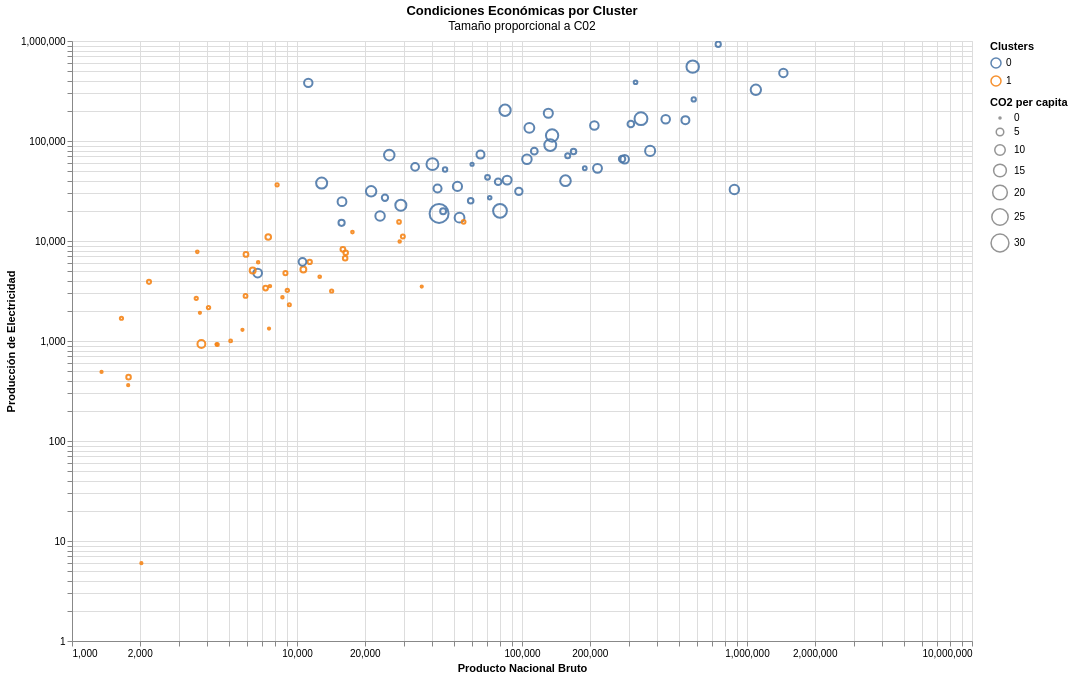

Here is the notebook cell this chart was saved with:
### Code cell
# Economics Graph

#Search_Box
search_box = alt.param(
    value='',
    bind=alt.binding(input='search', placeholder="Pais", name='Buscar ')
)
search_matches = alt.expr.test(alt.expr.regexp(search_box, "i"), alt.datum.Pais)
opacity = (
    alt.when(search_matches)
    .then(alt.value(0.9))
    .otherwise(alt.value(0.2))
)
alt.Chart(df).mark_point().encode(
    x=alt.X('PNB:Q', title='Producto Nacional Bruto',scale=alt.Scale(type='log', base=10)),
    y=alt.Y('Luz:Q', title='Producción de Electricidad',scale=alt.Scale(type='log', base=10)),
    size=alt.Size('Energia:Q', title="Energía per capita"),
    color=alt.Color('Kmeans:N', legend=alt.Legend(title="Clusters")),
    opacity=opacity,
    tooltip=['Pais','PNB', 'Luz', 'Telefonia']
).properties(
    width=900,
    height=600,
    title={
      "text": 'Condiciones Económicas por Cluster',
      "subtitle": 'Tamaño proporcional a Consumo de Energía'
    }
).add_params(
    search_box
).interactive()

### Figure 1 — Vega-Lite specification as saved in the notebook (floating-point values rounded to 4 significant figures)
{"config": {"view": {"continuousWidth": 300, "continuousHeight": 300}}, "data": {"name": "data-1e58763c500c074703f418222a921d65"}, "mark": {"type": "point"}, "encoding": {"color": {"field": "Kmeans", "legend": {"title": "Clusters"}, "type": "nominal"}, "opacity": {"condition": [{"test": "test(regexp(param_20,'i'),datum.Pais)", "value": 0.9}], "value": 0.2}, "size": {"field": "CO2", "title": "CO2 per capita", "type": "quantitative"}, "tooltip": [{"field": "Pais", "type": "nominal"}, {"field": "PNB", "type": "quantitative"}, {"field": "Luz", "type": "quantitative"}, {"field": "Telefonia", "type": "quantitative"}], "x": {"field": "PNB", "scale": {"base": 10, "type": "log"}, "title": "Producto Nacional Bruto", "type": "quantitative"}, "y": {"field": "Luz", "scale": {"base": 10, "type": "log"}, "title": "Producción de Electricidad", "type": "quantitative"}}, "height": 600, "params": [{"name": "param_20", "bind": {"input": "search", "name": "Buscar ", "placeholder": "Pais"}, "value": ""}, {"name": "param_21", "select": {"type": "interval", "encodings": ["x", "y"]}, "bind": "scales"}], "title": {"text": "Condiciones Económicas por Cluster", "subtitle": "Tamaño proporcional a C02"}, "width": 900, "$schema": "https://vega.github.io/schema/vega-lite/v5.20.1.json", "datasets": {"data-1e58763c500c074703f418222a921d65": [{"Pais": "Albania       ", "Tasa": 1.0, "Mortalidad": 30, "Mujeres": 41, "PNB": 2199, "Luz": 3903, "Telefonia": 12, "Agua": 94, "Bosques": 53, "Deforestacion": 0.0, "Energia": 341, "CO2": 1.2, "Kmeans": 1}, {"Pais": "Angola        ", "Tasa": 3.0, "Mortalidad": 124, "Mujeres": 46, "PNB": 4422, "Luz": 922, "Telefonia": 6, "Agua": 57, "Bosques": 19, "Deforestacion": 0.7, "Energia": 89, "CO2": 0.5, "Kmeans": 1}, {"Pais": "Arabia Saudi  ", "Tasa": 4.3, "Mortalidad": 21, "Mujeres": 13, "PNB": 133540, "Luz": 91019, "Telefonia": 96, "Agua": 497, "Bosques": 1, "Deforestacion": 0.0, "Energia": 4566, "CO2": 13.1, "Kmeans": 0}, {"Pais": "Argelia       ", "Tasa": 2.5, "Mortalidad": 34, "Mujeres": 24, "PNB": 44609, "Luz": 19883, "Telefonia": 42, "Agua": 180, "Bosques": 2, "Deforestacion": 0.8, "Energia": 906, "CO2": 3.0, "Kmeans": 0}, {"Pais": "Argentina     ", "Tasa": 1.3, "Mortalidad": 22, "Mujeres": 31, "PNB": 278431, "Luz": 65962, "Telefonia": 160, "Agua": 1043, "Bosques": 22, "Deforestacion": 0.1, "Energia": 1504, "CO2": 3.5, "Kmeans": 0}, {"Pais": "Australia     ", "Tasa": 1.4, "Mortalidad": 6, "Mujeres": 43, "PNB": 337909, "Luz": 167155, "Telefonia": 510, "Agua": 933, "Bosques": 19, "Deforestacion": 0.0, "Energia": 5341, "CO2": 15.3, "Kmeans": 0}, {"Pais": "Austria       ", "Tasa": 0.6, "Mortalidad": 6, "Mujeres": 41, "PNB": 216547, "Luz": 53259, "Telefonia": 465, "Agua": 304, "Bosques": 47, "Deforestacion": 0.4, "Energia": 3301, "CO2": 7.2, "Kmeans": 0}, {"Pais": "Bangladesh    ", "Tasa": 2.0, "Mortalidad": 79, "Mujeres": 42, "PNB": 28599, "Luz": 9891, "Telefonia": 2, "Agua": 220, "Bosques": 6, "Deforestacion": 4.1, "Energia": 64, "CO2": 0.2, "Kmeans": 1}, {"Pais": "Bélgica       ", "Tasa": 0.3, "Mortalidad": 8, "Mujeres": 40, "PNB": 25710, "Luz": 72236, "Telefonia": 457, "Agua": 917, "Bosques": 20, "Deforestacion": 0.3, "Energia": 5120, "CO2": 10.1, "Kmeans": 0}, {"Pais": "Benin         ", "Tasa": 3.0, "Mortalidad": 95, "Mujeres": 48, "PNB": 2034, "Luz": 6, "Telefonia": 5, "Agua": 26, "Bosques": 45, "Deforestacion": 1.3, "Energia": 20, "CO2": 0.1, "Kmeans": 1}, {"Pais": "Bielorrusia   ", "Tasa": 0.4, "Mortalidad": 13, "Mujeres": 49, "PNB": 21356, "Luz": 31397, "Telefonia": 190, "Agua": 295, "Bosques": 31, "Deforestacion": 0.5, "Energia": 2392, "CO2": 9.9, "Kmeans": 0}, {"Pais": "Bolivia       ", "Tasa": 2.3, "Mortalidad": 69, "Mujeres": 37, "PNB": 5905, "Luz": 2824, "Telefonia": 35, "Agua": 201, "Bosques": 45, "Deforestacion": 1.2, "Energia": 373, "CO2": 1.0, "Kmeans": 1}, {"Pais": "Brasil        ", "Tasa": 1.6, "Mortalidad": 44, "Mujeres": 35, "PNB": 579787, "Luz": 260682, "Telefonia": 75, "Agua": 246, "Bosques": 66, "Deforestacion": 0.6, "Energia": 718, "CO2": 1.4, "Kmeans": 0}, {"Pais": "Bulgaria      ", "Tasa": 0.6, "Mortalidad": 15, "Mujeres": 48, "PNB": 11225, "Luz": 381333, "Telefonia": 335, "Agua": 1544, "Bosques": 33, "Deforestacion": 0.2, "Energia": 2438, "CO2": 6.4, "Kmeans": 0}, {"Pais": "Camerún       ", "Tasa": 2.9, "Mortalidad": 56, "Mujeres": 38, "PNB": 8615, "Luz": 2740, "Telefonia": 4, "Agua": 38, "Bosques": 44, "Deforestacion": 0.6, "Energia": 103, "CO2": 0.2, "Kmeans": 1}, {"Pais": "Canadá        ", "Tasa": 1.3, "Mortalidad": 6, "Mujeres": 45, "PNB": 573695, "Luz": 554227, "Telefonia": 590, "Agua": 14602, "Bosques": 49, "Deforestacion": 1.1, "Energia": 7854, "CO2": 14.4, "Kmeans": 0}, {"Pais": "Colombia      ", "Tasa": 1.8, "Mortalidad": 26, "Mujeres": 37, "PNB": 70263, "Luz": 43354, "Telefonia": 100, "Agua": 174, "Bosques": 52, "Deforestacion": 0.7, "Energia": 622, "CO2": 1.8, "Kmeans": 0}, {"Pais": "Congo         ", "Tasa": 3.1, "Mortalidad": 90, "Mujeres": 43, "PNB": 1784, "Luz": 435, "Telefonia": 8, "Agua": 20, "Bosques": 58, "Deforestacion": 0.2, "Energia": 331, "CO2": 1.6, "Kmeans": 1}, {"Pais": "Corea del Nor ", "Tasa": 1.8, "Mortalidad": 26, "Mujeres": 45, "PNB": 12870, "Luz": 38000, "Telefonia": 47, "Agua": 687, "Bosques": 74, "Deforestacion": 0.0, "Energia": 1129, "CO2": 11.2, "Kmeans": 0}, {"Pais": "Corea del Sur ", "Tasa": 0.9, "Mortalidad": 10, "Mujeres": 40, "PNB": 435137, "Luz": 164993, "Telefonia": 415, "Agua": 632, "Bosques": 66, "Deforestacion": 0.1, "Energia": 2982, "CO2": 6.6, "Kmeans": 0}, {"Pais": "Costa de Marf ", "Tasa": 3.4, "Mortalidad": 86, "Mujeres": 33, "PNB": 9248, "Luz": 2305, "Telefonia": 8, "Agua": 66, "Bosques": 34, "Deforestacion": 1.0, "Energia": 103, "CO2": 0.5, "Kmeans": 1}, {"Pais": "Costa Rica    ", "Tasa": 2.5, "Mortalidad": 13, "Mujeres": 30, "PNB": 8884, "Luz": 4772, "Telefonia": 164, "Agua": 780, "Bosques": 28, "Deforestacion": 3.0, "Energia": 558, "CO2": 1.2, "Kmeans": 1}, {"Pais": "Cuba          ", "Tasa": 0.9, "Mortalidad": 9, "Mujeres": 38, "PNB": 7450, "Luz": 10982, "Telefonia": 32, "Agua": 870, "Bosques": 16, "Deforestacion": 1.0, "Energia": 923, "CO2": 2.6, "Kmeans": 1}, {"Pais": "Chile         ", "Tasa": 1.6, "Mortalidad": 12, "Mujeres": 32, "PNB": 59151, "Luz": 25276, "Telefonia": 132, "Agua": 1626, "Bosques": 12, "Deforestacion": 0.1, "Energia": 1012, "CO2": 2.6, "Kmeans": 0}, {"Pais": "China         ", "Tasa": 1.36, "Mortalidad": 34, "Mujeres": 45, "PNB": 744890, "Luz": 928083, "Telefonia": 34, "Agua": 461, "Bosques": 13, "Deforestacion": 0.7, "Energia": 664, "CO2": 2.3, "Kmeans": 0}, {"Pais": "Dinamarca     ", "Tasa": 0.2, "Mortalidad": 6, "Mujeres": 46, "PNB": 156027, "Luz": 40097, "Telefonia": 613, "Agua": 233, "Bosques": 12, "Deforestacion": 0.0, "Energia": 3977, "CO2": 10.4, "Kmeans": 0}, {"Pais": "R. Dominicana ", "Tasa": 2.0, "Mortalidad": 37, "Mujeres": 29, "PNB": 11390, "Luz": 6182, "Telefonia": 79, "Agua": 446, "Bosques": 22, "Deforestacion": 2.9, "Energia": 337, "CO2": 1.4, "Kmeans": 1}, {"Pais": "Ecuador       ", "Tasa": 2.3, "Mortalidad": 36, "Mujeres": 26, "PNB": 15997, "Luz": 8256, "Telefonia": 61, "Agua": 581, "Bosques": 43, "Deforestacion": 1.8, "Energia": 565, "CO2": 1.8, "Kmeans": 1}, {"Pais": "Egipto        ", "Tasa": 2.2, "Mortalidad": 56, "Mujeres": 29, "PNB": 45507, "Luz": 51947, "Telefonia": 46, "Agua": 956, "Bosques": 0, "Deforestacion": 0.0, "Energia": 600, "CO2": 1.5, "Kmeans": 0}, {"Pais": "El Salvador   ", "Tasa": 1.8, "Mortalidad": 36, "Mujeres": 34, "PNB": 9057, "Luz": 3211, "Telefonia": 53, "Agua": 245, "Bosques": 6, "Deforestacion": 2.3, "Energia": 370, "CO2": 0.7, "Kmeans": 1}, {"Pais": "E. Arabes Uni ", "Tasa": 5.8, "Mortalidad": 16, "Mujeres": 13, "PNB": 42806, "Luz": 18870, "Telefonia": 283, "Agua": 884, "Bosques": 0, "Deforestacion": 0.0, "Energia": 10531, "CO2": 33.9, "Kmeans": 0}, {"Pais": "Eslovaquia    ", "Tasa": 0.3, "Mortalidad": 11, "Mujeres": 48, "PNB": 15848, "Luz": 24740, "Telefonia": 208, "Agua": 337, "Bosques": 38, "Deforestacion": 0.1, "Energia": 3243, "CO2": 7.0, "Kmeans": 0}, {"Pais": "España        ", "Tasa": 0.2, "Mortalidad": 7, "Mujeres": 36, "PNB": 532347, "Luz": 161654, "Telefonia": 385, "Agua": 781, "Bosques": 51, "Deforestacion": 0.0, "Energia": 2458, "CO2": 5.7, "Kmeans": 0}, {"Pais": "Etiopia       ", "Tasa": 2.6, "Mortalidad": 112, "Mujeres": 41, "PNB": 5722, "Luz": 1293, "Telefonia": 2, "Agua": 51, "Bosques": 13, "Deforestacion": 0.3, "Energia": 22, "CO2": 0.1, "Kmeans": 1}, {"Pais": "Filipinas     ", "Tasa": 2.3, "Mortalidad": 39, "Mujeres": 37, "PNB": 71865, "Luz": 27062, "Telefonia": 21, "Agua": 686, "Bosques": 26, "Deforestacion": 36.1, "Energia": 316, "CO2": 0.8, "Kmeans": 0}, {"Pais": "Finlandia     ", "Tasa": 0.4, "Mortalidad": 5, "Mujeres": 48, "PNB": 105174, "Luz": 65546, "Telefonia": 550, "Agua": 440, "Bosques": 77, "Deforestacion": 0.0, "Energia": 5997, "CO2": 8.2, "Kmeans": 0}, {"Pais": "Francia       ", "Tasa": 0.5, "Mortalidad": 6, "Mujeres": 44, "PNB": 1451051, "Luz": 479200, "Telefonia": 558, "Agua": 665, "Bosques": 25, "Deforestacion": -0.1, "Energia": 4042, "CO2": 6.3, "Kmeans": 0}, {"Pais": "Gabón         ", "Tasa": 2.9, "Mortalidad": 89, "Mujeres": 44, "PNB": 3759, "Luz": 933, "Telefonia": 30, "Agua": 57, "Bosques": 71, "Deforestacion": 0.6, "Energia": 652, "CO2": 5.5, "Kmeans": 1}, {"Pais": "Ghana         ", "Tasa": 3.0, "Mortalidad": 73, "Mujeres": 51, "PNB": 6719, "Luz": 6115, "Telefonia": 4, "Agua": 35, "Bosques": 42, "Deforestacion": 1.4, "Energia": 93, "CO2": 0.2, "Kmeans": 1}, {"Pais": "Grecia        ", "Tasa": 0.5, "Mortalidad": 8, "Mujeres": 36, "PNB": 85885, "Luz": 40623, "Telefonia": 493, "Agua": 523, "Bosques": 47, "Deforestacion": 0.0, "Energia": 2260, "CO2": 7.2, "Kmeans": 0}, {"Pais": "Guatamela     ", "Tasa": 2.9, "Mortalidad": 44, "Mujeres": 26, "PNB": 14255, "Luz": 3161, "Telefonia": 27, "Agua": 139, "Bosques": 39, "Deforestacion": 1.8, "Energia": 210, "CO2": 0.6, "Kmeans": 1}, {"Pais": "Haití         ", "Tasa": 2.0, "Mortalidad": 72, "Mujeres": 43, "PNB": 1777, "Luz": 362, "Telefonia": 8, "Agua": 7, "Bosques": 1, "Deforestacion": 5.1, "Energia": 29, "CO2": 0.1, "Kmeans": 1}, {"Pais": "Países Bajos  ", "Tasa": 0.6, "Mortalidad": 6, "Mujeres": 40, "PNB": 371039, "Luz": 79647, "Telefonia": 525, "Agua": 518, "Bosques": 10, "Deforestacion": 0.3, "Energia": 4580, "CO2": 9.2, "Kmeans": 0}, {"Pais": "Honduras      ", "Tasa": 3.0, "Mortalidad": 45, "Mujeres": 30, "PNB": 3566, "Luz": 2672, "Telefonia": 29, "Agua": 294, "Bosques": 41, "Deforestacion": 2.2, "Energia": 204, "CO2": 0.6, "Kmeans": 1}, {"Pais": "Hungría       ", "Tasa": -0.3, "Mortalidad": 11, "Mujeres": 44, "PNB": 42129, "Luz": 33486, "Telefonia": 185, "Agua": 661, "Bosques": 18, "Deforestacion": -0.5, "Energia": 2383, "CO2": 5.8, "Kmeans": 0}, {"Pais": "India         ", "Tasa": 1.9, "Mortalidad": 68, "Mujeres": 32, "PNB": 319660, "Luz": 386500, "Telefonia": 13, "Agua": 612, "Bosques": 17, "Deforestacion": 0.6, "Energia": 248, "CO2": 0.9, "Kmeans": 0}, {"Pais": "Indonesia     ", "Tasa": 1.7, "Mortalidad": 51, "Mujeres": 40, "PNB": 190105, "Luz": 53414, "Telefonia": 17, "Agua": 96, "Bosques": 60, "Deforestacion": 1.1, "Energia": 366, "CO2": 1.0, "Kmeans": 0}, {"Pais": "Irak          ", "Tasa": 2.7, "Mortalidad": 108, "Mujeres": 18, "PNB": 24600, "Luz": 27060, "Telefonia": 33, "Agua": 4575, "Bosques": 4, "Deforestacion": 0.1, "Energia": 1213, "CO2": 3.4, "Kmeans": 0}, {"Pais": "Irán          ", "Tasa": 3.2, "Mortalidad": 45, "Mujeres": 24, "PNB": 113400, "Luz": 79128, "Telefonia": 79, "Agua": 1362, "Bosques": 11, "Deforestacion": 0.0, "Energia": 1505, "CO2": 4.0, "Kmeans": 0}, {"Pais": "Irlanda       ", "Tasa": 0.1, "Mortalidad": 6, "Mujeres": 33, "PNB": 52765, "Luz": 17105, "Telefonia": 365, "Agua": 233, "Bosques": 6, "Deforestacion": 1.2, "Energia": 3137, "CO2": 8.7, "Kmeans": 0}, {"Pais": "Islandia      ", "Tasa": 1.1, "Mortalidad": 4, "Mujeres": 44, "PNB": 6686, "Luz": 4780, "Telefonia": 555, "Agua": 636, "Bosques": 1, "Deforestacion": 0.0, "Energia": 7932, "CO2": 6.8, "Kmeans": 0}, {"Pais": "Israel        ", "Tasa": 2.7, "Mortalidad": 8, "Mujeres": 40, "PNB": 878775, "Luz": 32781, "Telefonia": 418, "Agua": 408, "Bosques": 6, "Deforestacion": 0.3, "Energia": 2717, "CO2": 8.1, "Kmeans": 0}, {"Pais": "Jordania      ", "Tasa": 4.7, "Mortalidad": 31, "Mujeres": 21, "PNB": 6354, "Luz": 5076, "Telefonia": 73, "Agua": 173, "Bosques": 1, "Deforestacion": 1.0, "Energia": 1067, "CO2": 3.0, "Kmeans": 1}, {"Pais": "Kenia         ", "Tasa": 2.9, "Mortalidad": 58, "Mujeres": 46, "PNB": 7583, "Luz": 3539, "Telefonia": 9, "Agua": 87, "Bosques": 2, "Deforestacion": 0.6, "Energia": 110, "CO2": 0.2, "Kmeans": 1}, {"Pais": "Kuwait        ", "Tasa": 0.15, "Mortalidad": 11, "Mujeres": 28, "PNB": 28941, "Luz": 22798, "Telefonia": 230, "Agua": 525, "Bosques": 0, "Deforestacion": 0.0, "Energia": 8622, "CO2": 11.2, "Kmeans": 0}, {"Pais": "Líbano        ", "Tasa": 2.3, "Mortalidad": 32, "Mujeres": 28, "PNB": 10673, "Luz": 5184, "Telefonia": 82, "Agua": 271, "Bosques": 8, "Deforestacion": 0.6, "Energia": 964, "CO2": 2.9, "Kmeans": 1}, {"Pais": "Libia         ", "Tasa": 3.6, "Mortalidad": 61, "Mujeres": 21, "PNB": 23400, "Luz": 17800, "Telefonia": 59, "Agua": 880, "Bosques": 0, "Deforestacion": 1.4, "Energia": 2499, "CO2": 8.1, "Kmeans": 0}, {"Pais": "Malasia       ", "Tasa": 2.5, "Mortalidad": 12, "Mujeres": 37, "PNB": 78321, "Luz": 39093, "Telefonia": 166, "Agua": 768, "Bosques": 54, "Deforestacion": 2.1, "Energia": 1699, "CO2": 3.8, "Kmeans": 0}, {"Pais": "Marruecos     ", "Tasa": 2.0, "Mortalidad": 55, "Mujeres": 35, "PNB": 29545, "Luz": 11100, "Telefonia": 43, "Agua": 427, "Bosques": 20, "Deforestacion": 1.4, "Energia": 327, "CO2": 1.1, "Kmeans": 1}, {"Pais": "México        ", "Tasa": 2.1, "Mortalidad": 33, "Mujeres": 31, "PNB": 304596, "Luz": 147926, "Telefonia": 96, "Agua": 899, "Bosques": 25, "Deforestacion": 1.3, "Energia": 1561, "CO2": 3.8, "Kmeans": 0}, {"Pais": "Mozambique    ", "Tasa": 1.8, "Mortalidad": 113, "Mujeres": 48, "PNB": 1353, "Luz": 490, "Telefonia": 3, "Agua": 55, "Bosques": 22, "Deforestacion": 0.8, "Energia": 40, "CO2": 0.1, "Kmeans": 1}, {"Pais": "Birmania      ", "Tasa": 1.8, "Mortalidad": 83, "Mujeres": 43, "PNB": 35840, "Luz": 3500, "Telefonia": 3, "Agua": 101, "Bosques": 44, "Deforestacion": 1.3, "Energia": 49, "CO2": 0.1, "Kmeans": 1}, {"Pais": "Nepal         ", "Tasa": 2.5, "Mortalidad": 91, "Mujeres": 40, "PNB": 4391, "Luz": 927, "Telefonia": 4, "Agua": 150, "Bosques": 37, "Deforestacion": 1.0, "Energia": 28, "CO2": 0.1, "Kmeans": 1}, {"Pais": "Nicaragua     ", "Tasa": 3.1, "Mortalidad": 46, "Mujeres": 36, "PNB": 1659, "Luz": 1688, "Telefonia": 23, "Agua": 367, "Bosques": 50, "Deforestacion": 1.9, "Energia": 300, "CO2": 0.6, "Kmeans": 1}, {"Pais": "Nigeria       ", "Tasa": 2.9, "Mortalidad": 80, "Mujeres": 36, "PNB": 28411, "Luz": 15530, "Telefonia": 4, "Agua": 41, "Bosques": 17, "Deforestacion": 0.7, "Energia": 162, "CO2": 0.9, "Kmeans": 1}, {"Pais": "Noruega       ", "Tasa": 0.5, "Mortalidad": 5, "Mujeres": 46, "PNB": 136077, "Luz": 113488, "Telefonia": 556, "Agua": 488, "Bosques": 31, "Deforestacion": 1.4, "Energia": 5318, "CO2": 14.1, "Kmeans": 0}, {"Pais": "Nueva Zelanda ", "Tasa": 1.0, "Mortalidad": 7, "Mujeres": 44, "PNB": 51655, "Luz": 35135, "Telefonia": 479, "Agua": 589, "Bosques": 28, "Deforestacion": 0.0, "Energia": 4245, "CO2": 7.6, "Kmeans": 0}, {"Pais": "Omán          ", "Tasa": 4.5, "Mortalidad": 18, "Mujeres": 15, "PNB": 10578, "Luz": 6187, "Telefonia": 77, "Agua": 564, "Bosques": 19, "Deforestacion": 0.0, "Energia": 2392, "CO2": 5.3, "Kmeans": 0}, {"Pais": "Pakistán      ", "Tasa": 3.0, "Mortalidad": 90, "Mujeres": 26, "PNB": 59991, "Luz": 58529, "Telefonia": 16, "Agua": 2053, "Bosques": 2, "Deforestacion": 3.5, "Energia": 254, "CO2": 0.6, "Kmeans": 0}, {"Pais": "Panamá        ", "Tasa": 1.9, "Mortalidad": 23, "Mujeres": 34, "PNB": 7253, "Luz": 3380, "Telefonia": 114, "Agua": 754, "Bosques": 42, "Deforestacion": 1.9, "Energia": 618, "CO2": 1.7, "Kmeans": 1}, {"Pais": "Paraguay      ", "Tasa": 2.7, "Mortalidad": 41, "Mujeres": 29, "PNB": 8158, "Luz": 36415, "Telefonia": 31, "Agua": 109, "Bosques": 32, "Deforestacion": 2.8, "Energia": 299, "CO2": 0.6, "Kmeans": 1}, {"Pais": "Perú          ", "Tasa": 2.1, "Mortalidad": 47, "Mujeres": 29, "PNB": 55019, "Luz": 15563, "Telefonia": 47, "Agua": 300, "Bosques": 53, "Deforestacion": 0.4, "Energia": 367, "CO2": 1.0, "Kmeans": 1}, {"Pais": "Polonia       ", "Tasa": 0.4, "Mortalidad": 14, "Mujeres": 46, "PNB": 107839, "Luz": 135347, "Telefonia": 148, "Agua": 321, "Bosques": 28, "Deforestacion": 0.1, "Energia": 2401, "CO2": 8.9, "Kmeans": 0}, {"Pais": "Portugal      ", "Tasa": 0.1, "Mortalidad": 7, "Mujeres": 43, "PNB": 96829, "Luz": 31380, "Telefonia": 361, "Agua": 739, "Bosques": 34, "Deforestacion": 0.5, "Energia": 1827, "CO2": 4.8, "Kmeans": 0}, {"Pais": "Reino Unido   ", "Tasa": 0.3, "Mortalidad": 6, "Mujeres": 43, "PNB": 1094734, "Luz": 325383, "Telefonia": 502, "Agua": 205, "Bosques": 10, "Deforestacion": 1.1, "Energia": 3732, "CO2": 9.8, "Kmeans": 0}, {"Pais": "Rep. Checa    ", "Tasa": 0.0, "Mortalidad": 8, "Mujeres": 47, "PNB": 39990, "Luz": 58705, "Telefonia": 236, "Agua": 266, "Bosques": 34, "Deforestacion": 0.0, "Energia": 3868, "CO2": 13.1, "Kmeans": 0}, {"Pais": "Rumanía       ", "Tasa": 0.0, "Mortalidad": 23, "Mujeres": 44, "PNB": 33488, "Luz": 55136, "Telefonia": 131, "Agua": 1134, "Bosques": 27, "Deforestacion": 0.0, "Energia": 1733, "CO2": 5.4, "Kmeans": 0}, {"Pais": "Senegal       ", "Tasa": 2.8, "Mortalidad": 62, "Mujeres": 42, "PNB": 5070, "Luz": 1002, "Telefonia": 10, "Agua": 202, "Bosques": 39, "Deforestacion": 0.7, "Energia": 97, "CO2": 0.4, "Kmeans": 1}, {"Pais": "Singapur      ", "Tasa": 1.8, "Mortalidad": 4, "Mujeres": 38, "PNB": 79831, "Luz": 20046, "Telefonia": 478, "Agua": 847, "Bosques": 7, "Deforestacion": 2.3, "Energia": 8103, "CO2": 17.7, "Kmeans": 0}, {"Pais": "Sirir         ", "Tasa": 3.1, "Mortalidad": 32, "Mujeres": 26, "PNB": 15780, "Luz": 15186, "Telefonia": 63, "Agua": 435, "Bosques": 4, "Deforestacion": 0.5, "Energia": 997, "CO2": 3.3, "Kmeans": 0}, {"Pais": "Sri Lanka     ", "Tasa": 1.3, "Mortalidad": 16, "Mujeres": 35, "PNB": 12616, "Luz": 4387, "Telefonia": 11, "Agua": 503, "Bosques": 27, "Deforestacion": 1.4, "Energia": 97, "CO2": 0.3, "Kmeans": 1}, {"Pais": "Sudán         ", "Tasa": 2.2, "Mortalidad": 77, "Mujeres": 28, "PNB": 7510, "Luz": 1333, "Telefonia": 3, "Agua": 633, "Bosques": 18, "Deforestacion": 1.1, "Energia": 66, "CO2": 0.1, "Kmeans": 1}, {"Pais": "Suecia        ", "Tasa": 0.6, "Mortalidad": 4, "Mujeres": 48, "PNB": 209720, "Luz": 142895, "Telefonia": 681, "Agua": 341, "Bosques": 68, "Deforestacion": 0.0, "Energia": 5723, "CO2": 6.6, "Kmeans": 0}, {"Pais": "Suiza         ", "Tasa": 0.8, "Mortalidad": 6, "Mujeres": 40, "PNB": 286014, "Luz": 65724, "Telefonia": 613, "Agua": 173, "Bosques": 30, "Deforestacion": 0.5, "Energia": 3629, "CO2": 6.4, "Kmeans": 0}, {"Pais": "Sudáfrica     ", "Tasa": 2.3, "Mortalidad": 50, "Mujeres": 37, "PNB": 130918, "Luz": 189316, "Telefonia": 95, "Agua": 359, "Bosques": 4, "Deforestacion": 0.7, "Energia": 2146, "CO2": 7.5, "Kmeans": 0}, {"Pais": "Tailandia     ", "Tasa": 1.3, "Mortalidad": 35, "Mujeres": 46, "PNB": 159630, "Luz": 71177, "Telefonia": 59, "Agua": 602, "Bosques": 25, "Deforestacion": 3.5, "Energia": 769, "CO2": 2.0, "Kmeans": 0}, {"Pais": "Tanzania      ", "Tasa": 3.1, "Mortalidad": 82, "Mujeres": 49, "PNB": 3703, "Luz": 1913, "Telefonia": 3, "Agua": 40, "Bosques": 38, "Deforestacion": 1.2, "Energia": 34, "CO2": 0.1, "Kmeans": 1}, {"Pais": "Túnez         ", "Tasa": 2.1, "Mortalidad": 39, "Mujeres": 30, "PNB": 16369, "Luz": 6714, "Telefonia": 58, "Agua": 381, "Bosques": 4, "Deforestacion": -1.9, "Energia": 595, "CO2": 1.6, "Kmeans": 1}, {"Pais": "Turquia       ", "Tasa": 1.9, "Mortalidad": 48, "Mujeres": 35, "PNB": 169452, "Luz": 78322, "Telefonia": 212, "Agua": 585, "Bosques": 26, "Deforestacion": 0.0, "Energia": 957, "CO2": 2.5, "Kmeans": 0}, {"Pais": "Ucrania       ", "Tasa": 0.1, "Mortalidad": 15, "Mujeres": 49, "PNB": 84084, "Luz": 202995, "Telefonia": 157, "Agua": 673, "Bosques": 16, "Deforestacion": -0.3, "Energia": 3180, "CO2": 11.7, "Kmeans": 0}, {"Pais": "Uruguay       ", "Tasa": 0.6, "Mortalidad": 148, "Mujeres": 40, "PNB": 16458, "Luz": 7617, "Telefonia": 196, "Agua": 241, "Bosques": 4, "Deforestacion": -0.6, "Energia": 629, "CO2": 1.6, "Kmeans": 1}, {"Pais": "Venezuela     ", "Tasa": 2.4, "Mortalidad": 23, "Mujeres": 33, "PNB": 65382, "Luz": 73116, "Telefonia": 111, "Agua": 382, "Bosques": 52, "Deforestacion": 1.5, "Energia": 2186, "CO2": 5.7, "Kmeans": 0}, {"Pais": "Vietnam       ", "Tasa": 2.2, "Mortalidad": 41, "Mujeres": 49, "PNB": 17634, "Luz": 12270, "Telefonia": 11, "Agua": 414, "Bosques": 26, "Deforestacion": 1.5, "Energia": 101, "CO2": 0.3, "Kmeans": 1}, {"Pais": "Yemen         ", "Tasa": 4.2, "Mortalidad": 100, "Mujeres": 29, "PNB": 4044, "Luz": 2159, "Telefonia": 12, "Agua": 335, "Bosques": 8, "Deforestacion": 0.0, "Energia": 206, "CO2": 0.7, "Kmeans": 1}, {"Pais": "Zambia        ", "Tasa": 2.6, "Mortalidad": 109, "Mujeres": 45, "PNB": 3605, "Luz": 7785, "Telefonia": 8, "Agua": 186, "Bosques": 43, "Deforestacion": 1.1, "Energia": 149, "CO2": 0.3, "Kmeans": 1}, {"Pais": "Zimbabue      ", "Tasa": 2.8, "Mortalidad": 55, "Mujeres": 44, "PNB": 5933, "Luz": 7334, "Telefonia": 14, "Agua": 136, "Bosques": 23, "Deforestacion": 0.7, "Energia": 438, "CO2": 1.8, "Kmeans": 1}]}}
